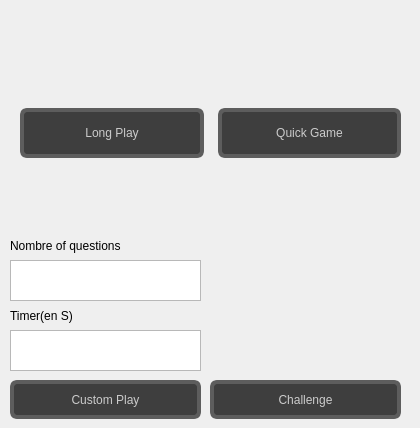
      <widget class="QWidget" name="page_maroc">
       <widget class="QPushButton" name="pushButton_19">
        <property name="geometry">
         <rect>
          <x>0</x>
          <y>0</y>
          <width>41</width>
          <height>41</height>
         </rect>
        </property>
        <property name="cursor">
         <cursorShape>PointingHandCursor</cursorShape>
        </property>
        <property name="styleSheet">
         <string notr="true">#pushButton_19{
image: url(img/icon/ic/back.png);
border-radius:10px;
}


#pushButton_19:hover{
image: url(img/icon/ic/back_hover.png);
border-radius:10px;
}</string>
        </property>
        <property name="text">
         <string/>
        </property>
       </widget>
       <widget class="QWidget" name="layoutWidget_6">
        <property name="geometry">
         <rect>
          <x>20</x>
          <y>-13</y>
          <width>381</width>
          <height>171</height>
         </rect>
        </property>
        <layout class="QHBoxLayout" name="horizontalLayout_4">
         <property name="spacing">
          <number>14</number>
         </property>
         <item>
          <layout class="QVBoxLayout" name="verticalLayout_66">
           <property name="spacing">
            <number>0</number>
           </property>
           <item>
            <widget class="QLabel" name="label_53">
             <property name="sizePolicy">
              <sizepolicy hsizetype="Expanding" vsizetype="Expanding">
               <horstretch>0</horstretch>
               <verstretch>0</verstretch>
              </sizepolicy>
             </property>
             <property name="minimumSize">
              <size>
               <width>44</width>
               <height>121</height>
              </size>
             </property>
             <property name="styleSheet">
              <string notr="true">image: url(img/icon/long_play.png);</string>
             </property>
             <property name="text">
              <string/>
             </property>
            </widget>
           </item>
           <item>
            <widget class="QPushButton" name="pushButton_start_picture_long_play_m">
             <property name="sizePolicy">
              <sizepolicy hsizetype="Expanding" vsizetype="Expanding">
               <horstretch>0</horstretch>
               <verstretch>0</verstretch>
              </sizepolicy>
             </property>
             <property name="minimumSize">
              <size>
               <width>14</width>
               <height>43</height>
              </size>
             </property>
             <property name="cursor">
              <cursorShape>PointingHandCursor</cursorShape>
             </property>
             <property name="styleSheet">
              <string notr="true">
#pushButton_start_picture_long_play_m{
    font: 900 16pt &quot;Segoe UI&quot;;
    background-color: rgb(62, 62, 62);
    color: rgb(203, 203, 203);
    border-radius: 7px;
   border: 4px solid rgb(93, 93, 93);

   
}


#pushButton_start_picture_long_play_m:hover {
 
	color: white;
	background-color: rgb(0, 111, 255);
    border: 2px solid black;
 
}</string>
             </property>
             <property name="text">
              <string>Long Play</string>
             </property>
            </widget>
           </item>
          </layout>
         </item>
         <item>
          <layout class="QVBoxLayout" name="verticalLayout_67">
           <property name="spacing">
            <number>0</number>
           </property>
           <property name="topMargin">
            <number>40</number>
           </property>
           <property name="bottomMargin">
            <number>0</number>
           </property>
           <item>
            <widget class="QLabel" name="label_54">
             <property name="sizePolicy">
              <sizepolicy hsizetype="Expanding" vsizetype="Expanding">
               <horstretch>0</horstretch>
               <verstretch>0</verstretch>
              </sizepolicy>
             </property>
             <property name="minimumSize">
              <size>
               <width>7</width>
               <height>81</height>
              </size>
             </property>
             <property name="styleSheet">
              <string notr="true">image: url(img/icon/quick_play.png);</string>
             </property>
             <property name="text">
              <string/>
             </property>
            </widget>
           </item>
           <item>
            <widget class="QPushButton" name="pushButton_start_picture_world_quick_game_m">
             <property name="sizePolicy">
              <sizepolicy hsizetype="Expanding" vsizetype="Expanding">
               <horstretch>0</horstretch>
               <verstretch>0</verstretch>
              </sizepolicy>
             </property>
             <property name="minimumSize">
              <size>
               <width>48</width>
               <height>39</height>
              </size>
             </property>
             <property name="cursor">
              <cursorShape>PointingHandCursor</cursorShape>
             </property>
             <property name="styleSheet">
              <string notr="true">#pushButton_start_picture_world_quick_game_m{
    font: 900 16pt &quot;Segoe UI&quot;;
    background-color: rgb(62, 62, 62);
    color: rgb(203, 203, 203);
    border-radius: 7px;
   border: 4px solid rgb(93, 93, 93);

   
}


#pushButton_start_picture_world_quick_game_m:hover {
 
	color: white;
	background-color: rgb(0, 111, 255);
    border: 2px solid black;
 
}

</string>
             </property>
             <property name="text">
              <string>Quick Game</string>
             </property>
            </widget>
           </item>
          </layout>
         </item>
        </layout>
       </widget>
       <widget class="QPushButton" name="pushButton_20">
        <property name="geometry">
         <rect>
          <x>350</x>
          <y>0</y>
          <width>61</width>
          <height>51</height>
         </rect>
        </property>
        <property name="cursor">
         <cursorShape>PointingHandCursor</cursorShape>
        </property>
        <property name="styleSheet">
         <string notr="true">#pushButton_20{
	image: url(img/audio_icon/volume.png);
   border-radius:10px;
}</string>
        </property>
        <property name="text">
         <string/>
        </property>
       </widget>
       <widget class="QPushButton" name="pushButton_start_picture_custom_m">
        <property name="geometry">
         <rect>
          <x>10</x>
          <y>380</y>
          <width>191</width>
          <height>39</height>
         </rect>
        </property>
        <property name="sizePolicy">
         <sizepolicy hsizetype="Expanding" vsizetype="Expanding">
          <horstretch>0</horstretch>
          <verstretch>0</verstretch>
         </sizepolicy>
        </property>
        <property name="minimumSize">
         <size>
          <width>11</width>
          <height>39</height>
         </size>
        </property>
        <property name="maximumSize">
         <size>
          <width>16777215</width>
          <height>16777215</height>
         </size>
        </property>
        <property name="cursor">
         <cursorShape>PointingHandCursor</cursorShape>
        </property>
        <property name="styleSheet">
         <string notr="true">
#pushButton_start_picture_custom_m{
    font: 900 18pt &quot;Segoe UI&quot;;
    background-color: rgb(62, 62, 62);
    color: rgb(203, 203, 203);
    border-radius: 7px;
   border: 4px solid rgb(93, 93, 93);

   
}


#pushButton_start_picture_custom_m:hover {
 
	color: white;
	background-color: rgb(0, 111, 255);
    border: 2px solid black;
 
}
</string>
        </property>
        <property name="text">
         <string>Custom Play</string>
        </property>
        <property name="iconSize">
         <size>
          <width>18</width>
          <height>16</height>
         </size>
        </property>
       </widget>
       <widget class="QLabel" name="label_58">
        <property name="geometry">
         <rect>
          <x>10</x>
          <y>230</y>
          <width>193</width>
          <height>31</height>
         </rect>
        </property>
        <property name="styleSheet">
         <string notr="true">font: 600 12pt &quot;Segoe UI&quot;;</string>
        </property>
        <property name="text">
         <string>Nombre of questions</string>
        </property>
       </widget>
       <widget class="QTextEdit" name="textEdit_question_m_3">
        <property name="geometry">
         <rect>
          <x>10</x>
          <y>260</y>
          <width>191</width>
          <height>41</height>
         </rect>
        </property>
        <property name="minimumSize">
         <size>
          <width>0</width>
          <height>0</height>
         </size>
        </property>
        <property name="acceptDrops">
         <bool>true</bool>
        </property>
        <property name="styleSheet">
         <string notr="true">font: 700 italic 13pt &quot;Segoe UI&quot;;</string>
        </property>
        <property name="overwriteMode">
         <bool>false</bool>
        </property>
        <property name="acceptRichText">
         <bool>true</bool>
        </property>
       </widget>
       <widget class="QLabel" name="label_52">
        <property name="geometry">
         <rect>
          <x>10</x>
          <y>300</y>
          <width>193</width>
          <height>31</height>
         </rect>
        </property>
        <property name="styleSheet">
         <string notr="true">font: 600 12pt &quot;Segoe UI&quot;;</string>
        </property>
        <property name="text">
         <string>Timer(en S)</string>
        </property>
       </widget>
       <widget class="QTextEdit" name="textEdit_timer_m_4">
        <property name="geometry">
         <rect>
          <x>10</x>
          <y>330</y>
          <width>191</width>
          <height>41</height>
         </rect>
        </property>
        <property name="sizePolicy">
         <sizepolicy hsizetype="Expanding" vsizetype="Expanding">
          <horstretch>0</horstretch>
          <verstretch>0</verstretch>
         </sizepolicy>
        </property>
        <property name="minimumSize">
         <size>
          <width>0</width>
          <height>0</height>
         </size>
        </property>
        <property name="styleSheet">
         <string notr="true">font: 700 italic 13pt &quot;Segoe UI&quot;;</string>
        </property>
       </widget>
       <widget class="QPushButton" name="pushButton_start_picture_challenge_2">
        <property name="geometry">
         <rect>
          <x>210</x>
          <y>380</y>
          <width>191</width>
          <height>39</height>
         </rect>
        </property>
        <property name="sizePolicy">
         <sizepolicy hsizetype="Expanding" vsizetype="Expanding">
          <horstretch>0</horstretch>
          <verstretch>0</verstretch>
         </sizepolicy>
        </property>
        <property name="minimumSize">
         <size>
          <width>11</width>
          <height>39</height>
         </size>
        </property>
        <property name="maximumSize">
         <size>
          <width>16777215</width>
          <height>16777215</height>
         </size>
        </property>
        <property name="cursor">
         <cursorShape>PointingHandCursor</cursorShape>
        </property>
        <property name="styleSheet">
         <string notr="true">
#pushButton_start_picture_challenge_2{
    font: 900 18pt &quot;Segoe UI&quot;;
    background-color: rgb(62, 62, 62);
    color: rgb(203, 203, 203);
    border-radius: 7px;
   border: 4px solid rgb(93, 93, 93);

   
}


#pushButton_start_picture_challenge_2:hover {
 
	color: white;
	background-color: rgb(0, 111, 255);
    border: 2px solid black;
 
}
</string>
        </property>
        <property name="text">
         <string>Challenge</string>
        </property>
        <property name="iconSize">
         <size>
          <width>18</width>
          <height>16</height>
         </size>
        </property>
       </widget>
       <widget class="QLabel" name="label_56">
        <property name="geometry">
         <rect>
          <x>210</x>
          <y>250</y>
          <width>181</width>
          <height>121</height>
         </rect>
        </property>
        <property name="sizePolicy">
         <sizepolicy hsizetype="Expanding" vsizetype="Expanding">
          <horstretch>0</horstretch>
          <verstretch>0</verstretch>
         </sizepolicy>
        </property>
        <property name="minimumSize">
         <size>
          <width>44</width>
          <height>121</height>
         </size>
        </property>
        <property name="styleSheet">
         <string notr="true">image: url(img/icon/challenge.png);</string>
        </property>
        <property name="text">
         <string/>
        </property>
       </widget>
      </widget>
